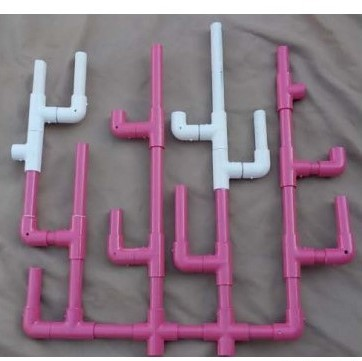
#> input picture Task 2.2 - Coral colony health/B.jpg, 362 x 361 px, given in place of the camera
$ python Pixalate.py
#> lines starting #> are read from the running program, lines starting #| are printed output that depends on the picture; after the words box and inside, x2 and y2 are one past the last pixel; in counts of white or black regions, pixels touching at a corner belong together
### Task 2.2 - Coral colony health/object_detection_module.py
"""
Module that contains utilities needed task 2.2

task description : Using image recognition to determine the health of a coral colony by comparing its
current condition picture to an image taken in the past to compare between them and find changes.

Prequisites :-

1 - open cv
2 - numpy
3 - math -> if not already included while installing python

"""
from math import atan2, degrees
from cv2 import cv2
import numpy as np
from sklearn.cluster import KMeans

# Defining module Constants
LOWER_PURPLE = np.array([130, 80, 100])  # Purple HSV lower boundry
UPPER_PURPLE = np.array([170, 255, 255])  # Purple HSV upper boundry
LOWER_WHITE = np.array([150, 150, 180])  # White HSV lower boundry
UPPER_WHITE = np.array([255, 255, 255])  # White HSV upper boundry
KERNEL_ALLIGN = np.ones((5, 5), np.uint8)  # Kernel used for opening effect
KERNEL_ERODE = np.ones((3,3),np.uint8)
MAX_FEATURES = 100  # Maximum number of features to be detected
GOOD_MATCH_PERCENT = 0.15  # Matching tolerence
AREA = 250  # Minimum contour area
COLORS = {
    "GREEN": (0, 255, 0),
    "YELLOW": (0, 255, 255),
    "RED": (0, 0, 255),
    "BLUE": (255, 0, 0)
}
AREA_TOLERANCE = 1000  # Difference in area tolerence
MIN_MATCH_COUNT = 10  # Matching Tolerence

def extract(image, debug=False):
    """
Python function that extracts purple and white parts out of an image

arguments :-
------------

1 - image -> an numpy array representing the image to be extracted from ( can be read using open cv ).
2 - debug -> boolean that controls if debug mode is on or off.

outputs :-
----------

- A dictionary that contains:
    - original image.
    - white parts of image.
    - purple parts of image.


    """
    purple_mask = cv2.inRange(image, LOWER_PURPLE, UPPER_PURPLE)
    white_mask = cv2.inRange(image, LOWER_WHITE, UPPER_WHITE)
    white = cv2.bitwise_and(image, image, mask=white_mask)
    purple = cv2.bitwise_and(image, image, mask=purple_mask)
    white[white_mask > 0] = (255, 255, 255)
    purple[purple_mask > 0] = (255, 255, 255)
    purple = cv2.erode(purple,KERNEL_ERODE,iterations = 1)
    white = cv2.erode(white,KERNEL_ERODE,iterations = 1)
    # Print debug info if debug mode is on
    if debug:
        cv2.imshow("extraction result", np.hstack([image, purple, white]))
    return {'original': image, 'white': white, 'purple': purple}


# [117 lines left out: functions to_black_and_white, detect, print_contours, not called in this run]


def remove_back_ground(image):
    """
utilizes the color extraction function extract() to remove background from image

arguments :-
------------

- image -> an numpy array representing the image to remove the area from ( can be read using open cv ).

outputs :-
----------

- The image after removing the background.

"""
    parts = extract(image, debug=False)
    return cv2.bitwise_xor(parts["purple"], parts["white"])


# [41 lines left out: functions get_colony_area, adjust_distance, not called in this run]


def simplest_cb(img, percent=1):
    out_channels = []
    cumstops = (
        img.shape[0] * img.shape[1] * percent / 200.0,
        img.shape[0] * img.shape[1] * (1 - percent / 200.0)
    )
    for channel in cv2.split(img):
        cumhist = np.cumsum(cv2.calcHist([channel], [0], None, [256], (0, 256)))
        low_cut, high_cut = np.searchsorted(cumhist, cumstops)
        lut = np.concatenate((
            np.zeros(low_cut),
            np.around(np.linspace(0, 255, high_cut - low_cut + 1)),
            255 * np.ones(255 - high_cut)
        ))
        out_channels.append(cv2.LUT(channel, lut.astype('uint8')))
    return cv2.merge(out_channels)

# [17 lines left out: functions rotate, GetAngleOfLineBetweenTwoPoints, not called in this run]


def adjust_angle(frame, radius=9, iter=5, safety_angle=45, debug=False, show_images=False, minVal_max_limit=30,
                 Sure_Image=False):
    arr = []
    image = frame.copy()
    minVal_fail_counter = 0
    for i in range(iter):  # iterations is important -- don't touch
        playground_image = image.copy()
        gray = cv2.cvtColor(image, cv2.COLOR_BGR2GRAY)
        gray = cv2.GaussianBlur(gray, (radius, radius), 0)
        (minVal, maxVal, minLoc, maxLoc) = cv2.minMaxLoc(gray)
        # print("minVal =", minVal)
        if minVal > minVal_max_limit:
            minVal_fail_counter += 1
            continue
        image = playground_image.copy()
        cv2.circle(image, minLoc, radius, (255, 0, 0), 2)
        cv2.circle(image, minLoc, radius, (255, 255, 255), cv2.FILLED)
        arr.append(minLoc)
        if debug:
            print(minLoc)
    if show_images:
        cv2.imshow("cen", image)
        cv2.waitKey(0)

    # limit using minval
    if minVal_fail_counter >= iter - 1:
        if Sure_Image:
            print(" ** NOTE ** minVal failure, trying to solve issue")
            return adjust_angle(frame, radius, iter, debug=True, safety_angle=safety_angle, Sure_Image=Sure_Image,
                                minVal_max_limit=minVal_max_limit + 7)
        return frame

    avgarr = []
    min_point = arr[0]

    for i in arr:
        for j in arr:
            x1 = i[0]
            x2 = j[0]
            y1 = i[1]
            y2 = j[1]
            if i == j or x1 > x2 or y1 < y2:
                continue

            ang = -GetAngleOfLineBetweenTwoPoints(i, j)
            if debug:
                print("points", x1, x2, y1, y2)
                print("check", x2 - x1, y1 - y2)
                print(ang)
            if min_point[0] < x1:
                min_point = i

            avgarr.append(ang)

    average_angle = 0
    average_angle_counter = 0

    if avgarr.__len__() == 0:
        if Sure_Image:  # limit when no spots
            print(" ** NOTE ** no spots failure, trying to solve issue")
            return adjust_angle(frame, radius, iter + 1, debug=True, safety_angle=safety_angle,
                                Sure_Image=Sure_Image,
                                minVal_max_limit=minVal_max_limit)
        return frame

    for i in avgarr:
        if i > safety_angle:
            continue
        average_angle += i
        average_angle_counter += 1

    if average_angle_counter < 2:
        if Sure_Image:  # limit using safety_angle
            print(" ** NOTE ** safety angle exceeded, trying to solve issue")
            return adjust_angle(frame, radius, iter, debug=True, safety_angle=safety_angle + 10,
                                Sure_Image=Sure_Image,
                                minVal_max_limit=minVal_max_limit)
        return frame

    average_angle /= average_angle_counter
    if debug:
        print("average_angle =", average_angle)

    final = rotate(frame, -average_angle, min_point)

    if show_images:
        cv2.imshow("final", final)
        cv2.waitKey(0)

    return final


# [48 lines left out: functions adjust_image, pixelate_internal, colorClustering, segmentImgClrRGB, not called in this run]


def kMeansImage(image, k):
    idx = segmentImgClrRGB(image, k)
    return colorClustering(idx, image, k)


def PixelArt(image, radius=90):
    img32 = pixelate_internal(image, radius, radius)
    return img32


# [11 lines left out: functions PixelArt_with_Kmeans, Pixelated_Clean_Image_beta, not called in this run]


# Read old image and resize it to the size of the camera dimensions
cap = cv2.VideoCapture(0)
frame = cap.read()[1]
#> frame is the input picture: shape (361, 362, 3); mean B, G, R 131.1, 118, 138.1
Height, Width = frame.shape[:2]
#> Height = 361; Width = 362
oldimage = cv2.imread("old.png")
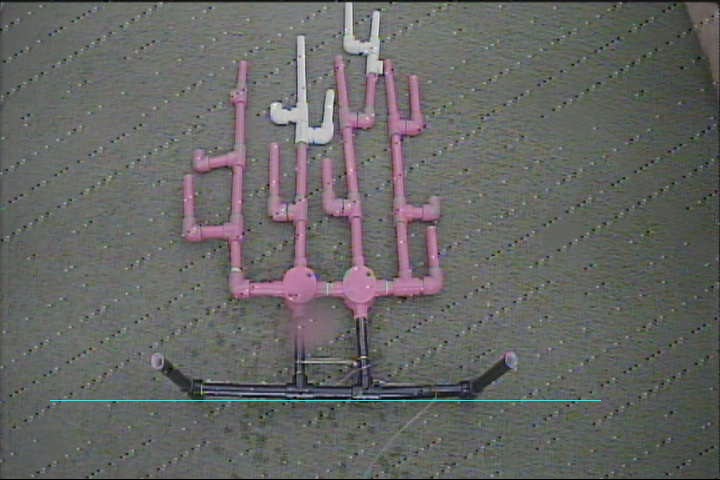
#> input picture Task 2.2 - Coral colony health/old.png, 720 x 480 px
#> oldimage is the input picture: shape (480, 720, 3); mean B, G, R 99.9, 102, 101.7
oldimage = simplest_cb(cv2.resize(oldimage, (Width, Height)), 1)
#> the loop in simplest_cb, `for channel in cv2.split(img):` made 3 passes
#> low_cut on passes 1 to 3: 23, 23, 21
#> after the loop in simplest_cb, `for channel in cv2.split(img):`: out_channels = 3 items
old_image_ext = extract(adjust_angle(frame=oldimage))
#> the loop in adjust_angle, `for i in range(iter):  # iterations is important -- don't touch` made 5 passes
#> (minVal, maxVal, minLoc, maxLoc) on passes 1 to 5: (27, 254, (361, 0), (160, 100)), (32, 255, (339, 0), (357, 0)), (32, 255, (339, 0), (357, 0)), (32, 255, (339, 0), (357, 0)), (32, 255, (339, 0), (357, 0))
#> pass 1, in adjust_angle, `gray = cv2.GaussianBlur(gray, (radius, radius), 0)`:
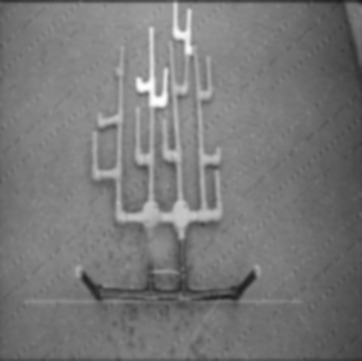
#> gray: shape (361, 362); min 27, max 254, mean 119.9
#> after the loop in adjust_angle, `for i in range(iter):  # iterations is important -- don't touch`: arr = [(361, 0)]; minVal_fail_counter = 4
#> in extract, `purple_mask = cv2.inRange(image, LOWER_PURPLE, UPPER_PURPLE)`:
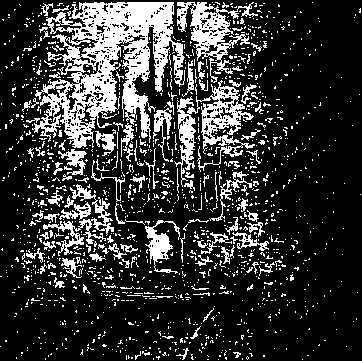
#> purple_mask: shape (361, 362); 21% white; 1457 white regions (1341 under 20 px), largest, box (x1, y1, x2, y2) and area: (32, 2, 185, 148) 10008, (174, 80, 255, 187) 2533, (177, 2, 258, 83) 2000
#> in extract, `white_mask = cv2.inRange(image, LOWER_WHITE, UPPER_WHITE)`: white_mask: shape (361, 362); 4.3% white; 208 white regions (188 under 20 px), largest, box (x1, y1, x2, y2) and area: (160, 164, 222, 228) 844, (136, 27, 168, 108) 766, (169, 2, 193, 95) 746
#> in extract, `purple = cv2.erode(purple,KERNEL_ERODE,iterations = 1)`: purple: shape (361, 362, 3); 4.8% white; 334 white regions (290 under 20 px), largest, box (x1, y1, x2, y2) and area: (84, 3, 172, 35) 1300, (123, 74, 148, 130) 384, (82, 74, 116, 110) 379
#> in extract, `white = cv2.erode(white,KERNEL_ERODE,iterations = 1)`: white: shape (361, 362, 3); 1.5% white; 75 white regions (56 under 20 px), largest, box (x1, y1, x2, y2) and area: (137, 44, 167, 106) 438, (162, 193, 221, 226) 403, (174, 3, 192, 54) 231
#> old_image_ext = 3 items
cap.release()
# End of module

### Task 2.2 - Coral colony health/Pixalate.py
import numpy as np
from cv2 import cv2
from sklearn.cluster import KMeans
from object_detection_module import remove_back_ground

# [37 lines left out: functions pixelate_internal, colorClustering, segmentImgClrRGB, not called in this run]


def kMeansImage(image, k):
    idx = segmentImgClrRGB(image, k)
    return colorClustering(idx, image, k)


def PixelArt(image, radius=90):
    img32 = pixelate_internal(image, radius, radius)
    return img32


# [4 lines left out: function PixelArt_with_Kmeans, not called in this run]


def Pixelated_Clean_Image_beta(image, kernel=np.ones((5,5),np.uint8), noiseKernel=np.ones((2,2),np.uint8)):
    opened = cv2.morphologyEx(image, cv2.MORPH_OPEN, noiseKernel)
    dilated = cv2.dilate(opened,kernel,iterations = 1)
    return dilated


def addimages(background,overlay):
    overlay_tmp = overlay.copy()
    background_tmp = background.copy()
    mask = cv2.inRange(overlay_tmp, np.array([255,255,255]), np.array([255,255,255]))
    background_tmp[mask > 0] = (255, 255, 255)
    return background_tmp
img = cv2.resize(cv2.imread("old.png"),(500,500))


cap = cv2.VideoCapture(0)

while True:
    # Capture webcame frame
    frame = cv2.resize(cv2.flip(cap.read()[1], 1),(500,500))
#> frame: shape (500, 500, 3)
    frame = addimages(frame,remove_back_ground(Pixelated_Clean_Image_beta(img)))
#> in Pixelated_Clean_Image_beta, `dilated = cv2.dilate(opened,kernel,iterations = 1)`:
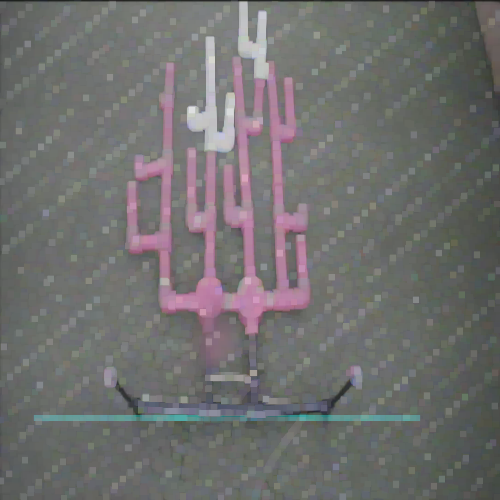
#> dilated: shape (500, 500, 3); mean B, G, R 110.3, 111.2, 111.6
#> call 2 of extract, with debug = False
#> in extract (call 2), `purple_mask = cv2.inRange(image, LOWER_PURPLE, UPPER_PURPLE)`: purple_mask: shape (500, 500); 9.7% white; 144 white regions (18 under 20 px), largest, box (x1, y1, x2, y2) and area: (127, 50, 312, 334) 16720, (34, 415, 132, 421) 499, (164, 403, 221, 417) 380
#> in extract (call 2), `white_mask = cv2.inRange(image, LOWER_WHITE, UPPER_WHITE)`: white_mask: shape (500, 500); 1.5% white; 20 white regions (6 under 20 px), largest, box (x1, y1, x2, y2) and area: (187, 37, 235, 150) 2040, (239, 2, 269, 78) 1149, (238, 277, 251, 294) 86
#> in extract (call 2), `purple[purple_mask > 0] = (255, 255, 255)`:
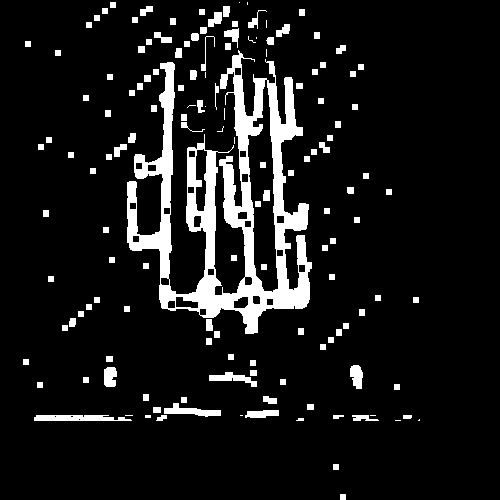
#> purple: shape (500, 500, 3); 9.7% white; 144 white regions (18 under 20 px), largest, box (x1, y1, x2, y2) and area: (127, 50, 312, 334) 16720, (34, 415, 132, 421) 499, (164, 403, 221, 417) 380
#> in extract (call 2), `purple = cv2.erode(purple,KERNEL_ERODE,iterations = 1)`: purple: shape (500, 500, 3); 6.5% white; 143 white regions (79 under 20 px), largest, box (x1, y1, x2, y2) and area: (160, 151, 311, 333) 5908, (128, 63, 174, 277) 2649, (268, 78, 308, 249) 2206
#> in extract (call 2), `white = cv2.erode(white,KERNEL_ERODE,iterations = 1)`:
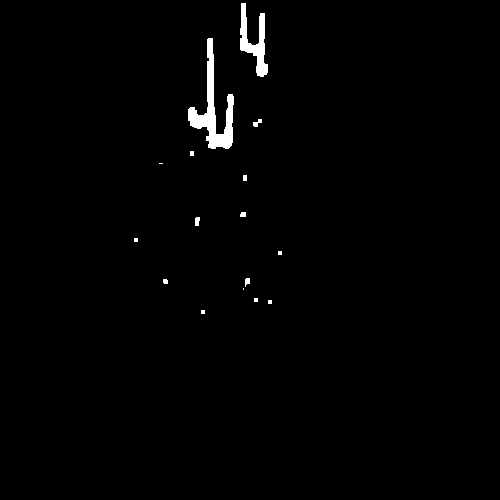
#> white: shape (500, 500, 3); 1.1% white; 16 white regions (7 under 20 px), largest, box (x1, y1, x2, y2) and area: (188, 38, 234, 149) 1600, (240, 3, 268, 77) 867, (253, 119, 262, 127) 40
#> in remove_back_ground, `return cv2.bitwise_xor(parts["purple"], parts["white"])`: returned value: shape (500, 500, 3); 7.6% white; 156 white regions (84 under 20 px), largest, box (x1, y1, x2, y2) and area: (160, 151, 311, 333) 5937, (128, 63, 174, 277) 2645, (268, 78, 308, 249) 2206
#> in addimages, `background_tmp[mask > 0] = (255, 255, 255)`:
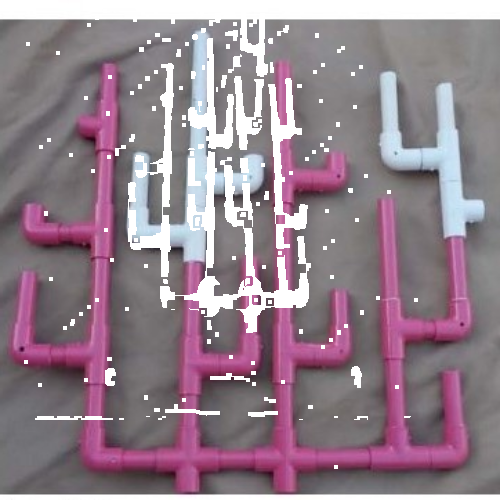
#> background_tmp: shape (500, 500, 3); mean B, G, R 139.9, 127.8, 146.7
    cv2.imshow("result",frame)
    if cv2.waitKey(1) == 13:  # 13 is the Enter Key
#> (key Esc is pressed here)
        break

cap.release()
cv2.destroyAllWindows()
